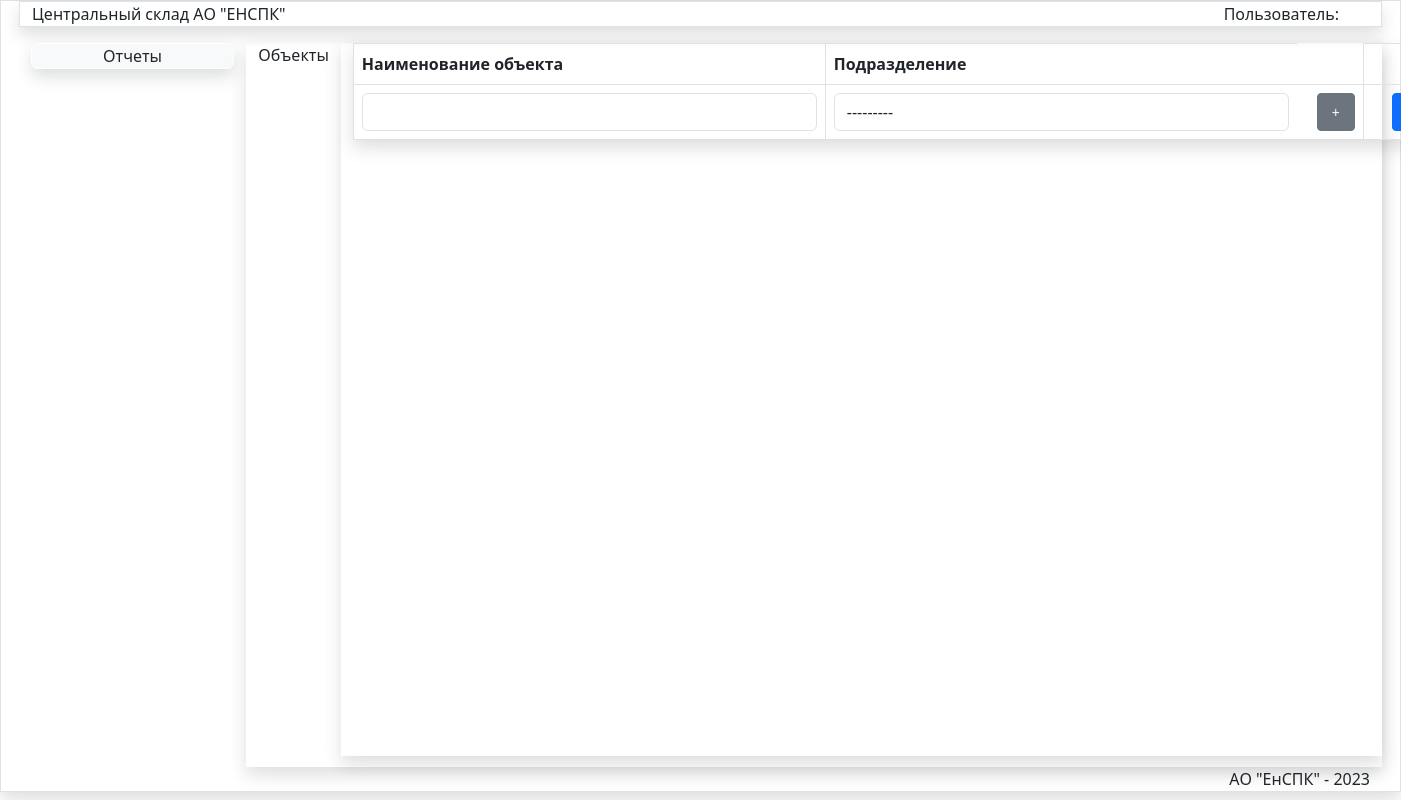
Page /obct/ on the earlier database version.
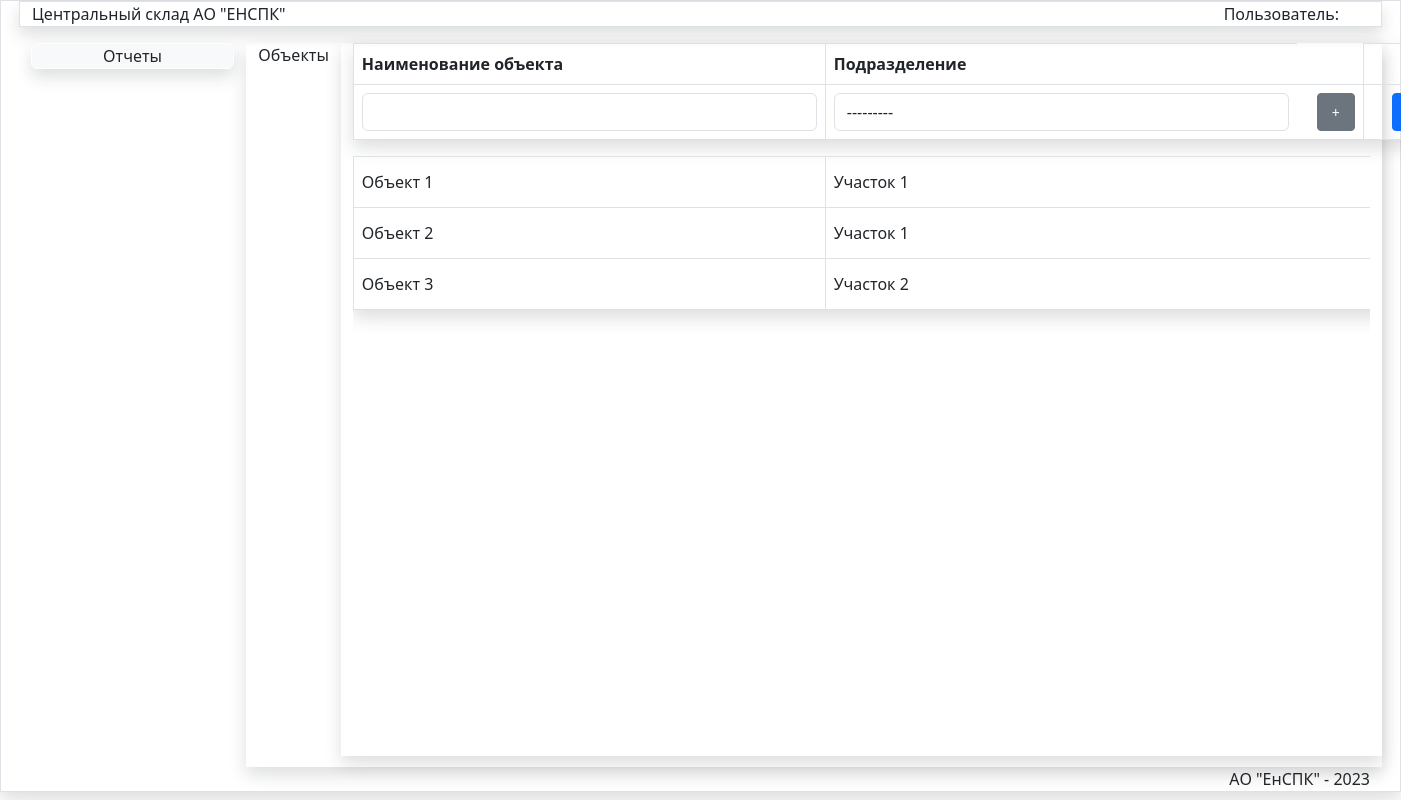
Same page on the later database version.
### store/models.py (models this page shows, shortened)
class Obct(models.Model):
    title = models.CharField(max_length=150, verbose_name='Объект', unique=True)
    podraz=models.ForeignKey(Podraz,verbose_name='Подразделение',on_delete=models.PROTECT)
    class Meta:
        verbose_name = 'Объект'
        verbose_name_plural = 'Объекты'
        ordering = ['title', ]

class Podraz(models.Model):
    title = models.CharField(max_length=150, verbose_name='Название подразделения', unique=True)
    def __str__(self):
        return self.title
    class Meta:
        verbose_name = 'Подразделение'
        verbose_name_plural = 'Подразделения'
        ordering = ['title', ]

### store/views.py (the view)
# urls.py: path('obct/', ObctList, name='ObctList'),
def ObctList(request):
    unit = Obct.objects.all()
    form = ObctForm()
    form2=PodrazForm2()
    return render(request, 'store/spr/SprObct.html', {'title': "Объекты",
                                                      'unit': unit, 'form': form, 'pic_label': 'Объекты',
                                                      'url_name': reverse('SaveObct'),
                                                      'url_delete': reverse('ObctDelete'),
                                                      'url_name2': reverse('SavePodraz2'),
                                                      'form2': form2, })

### store/forms.py
class ObctForm(forms.ModelForm):
   class Meta:
      model = Obct
      fields = ['title','podraz']
      widgets = {
    'title': forms.TextInput(attrs={'class': 'form-control', 'style':'width:455px;','id':'idtitle'}),
    'podraz': forms.Select(attrs={'class': 'form-control', 'style': 'width:455px;', 'id': 'idpodraz'}),
         }

class PodrazForm2(forms.ModelForm):
   class Meta:
      model = Podraz
      fields = ['title']
      widgets = {
    'title': forms.TextInput(attrs={'class': 'form-control', 'style':'width:460px;','id':'idtitle2'}),
         }

### store/templates/store/spr/SprObct.html (shortened to what this page needs)
{% extends 'store/menu.html' %}
{% load static %}
{% block DataArea %}
<div class="row">
    <div class="col-md-1  ">{{pic_label}}</div>
<div class="col-md-11 mx-auto shadow">
<table class="table  shadow ">
 <thead>
    <tr class="mt-0">
        <th style="width:400px;" class="border" >Наименование объекта</th>
        <th style="width:400px;" class="border border-end-0" >Подразделение</th>
        <th></th>
        <th class="border"></th>
    </tr>
  </thead>
<form action={{url_name}} method="post" id="obct-form">
     <tr>
     <td class="pt-2 border"> {{ form.title}}</td>
     <td class="pt-2 border border-end-0" style="widht:400px;" >{{form.podraz}}</td>
     <td class="text-start border border-start-0 pt-2 ml-2 " style="padding-left:0;"><button type="button" class="btn btn-secondary btn-sm  addbtn" data-bs-toggle="modal" data-bs-target="#exampleModal">
  +
</button></td>
    <th class="pt-2 text-center"> <button type="submit" class="btn  btn-primary btn-sm    addbtn " id="savebtn" ><img class="img_btnsave" src="{% static '/images/check2.png' %}" title="Добавить/Сохранить" ></button></td>
    </tr>
</form>
</table>
<div class="scrolltable">
<table class="table shadow table-bordered table-hover fixed" id="data-table">
<tbody id="tbody">
    {% for item in unit %}
<tr>
<td style="width:472px; " class="align-middle">{{item.title}}</td>
<td style="width:553px; " class="align-middle">{{item.podraz.title}}</td>
</tr>
{% endfor %}
</tbody>
</table>
</div>
</div>
</div>
{% endblock DataArea %}

Differences in the rows shown:
added Obct: title "Объект 1", podraz "Участок 1"
added Obct: title "Объект 2", podraz "Участок 1"
added Obct: title "Объект 3", podraz "Участок 2"
